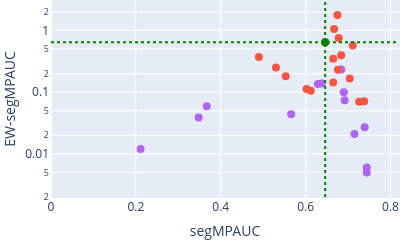

Notebook source saved alongside this figure:
### Code cell
# type scale axes
type_xaxes = 'linear'
type_yaxes = 'log'

# axes labels
x_axes_lab = 'segMPAUC'
y_axes_lab = 'EW-segMPAUC'

# which column to consider for the dataframes
df_x = 'PAUC_all'
df_y = 'ew_pauc'

figure=1
title = f'plots/ew_pauc_ensemble.pdf'
text = 'code'

x_range = [0, 0.82]
y_range = [0.002, 3]

scatter_2024_ensemble_four(df_24_ensemble, df_24_noensemble, df_x, df_y, x_axes_lab, y_axes_lab, text, title, type_xaxes=type_xaxes, type_yaxes=type_yaxes, x_range=x_range, y_range=y_range, save=True, legend=False)

### Figure 1 — Plotly figure (JSON) as saved in the notebook; plotly's stock layout.template omitted (floating-point values rounded to 4 significant figures)
{"data": [{"marker": {"color": "#af64f6", "size": 8}, "mode": "markers", "name": "Ensemble", "text": ["Schmid_CPJKU_task4_4", "Schmid_CPJKU_task4_3", "Nam_KAIST_task4_4", "Nam_KAIST_task4_3", "Chen_NCUT_task4_4", "Kim_GIST-HanwhaVision_task4_4", "Kim_GIST-HanwhaVision_task4_2", "LEE_KT_task4_4", "LEE_KT_task4_3", "XIAO_FMSG-JLESS_task4_4", "Huang_SJTU_task4_2", "Huang_SJTU_task4_1", "Huang_SJTU_task4_3"], "type": "scatter", "x": [0.739, 0.715, 0.744, 0.744, 0.684, 0.638, 0.629, 0.69, 0.692, 0.566, 0.348, 0.367, 0.211], "xaxis": "x", "y": [0.027, 0.021, 0.005, 0.006, 0.234, 0.138, 0.136, 0.1, 0.074, 0.044, 0.039, 0.059, 0.012], "yaxis": "y"}, {"marker": {"color": "#f95543", "size": 8}, "mode": "markers", "name": "Non-Ensemble", "text": ["Schmid_CPJKU_task4_2", "Nam_KAIST_task4_2", "Nam_KAIST_task4_1", "Zhang_BUPT_task4_1", "Kim_GIST-HanwhaVision_task4_1", "Chen_NCUT_task4_3", "Huang_SJTU_task4_4", "Chen_NCUT_task4_1", "Chen_NCUT_task4_2", "LEE_KT_task4_1", "LEE_KT_task4_2", "Baseline 2024", "XIAO_FMSG-JLESS_task4_3", "XIAO_FMSG-JLESS_task4_2", "Lyu_SCUT_task4_2", "Lyu_SCUT_task4_1", "XIAO_FMSG-JLESS_task4_1"], "type": "scatter", "x": [0.711, 0.738, 0.726, 0.704, 0.665, 0.675, 0.678, 0.667, 0.665, 0.684, 0.676, 0.646, 0.553, 0.53, 0.612, 0.602, 0.49], "xaxis": "x", "y": [0.572, 0.071, 0.07, 0.167, 0.144, 1.788, 0.758, 1.055, 0.347, 0.395, 0.23, 0.646, 0.182, 0.252, 0.105, 0.113, 0.372], "yaxis": "y"}, {"marker": {"color": ["green"], "size": 8}, "mode": "markers", "name": "Baseline 2024", "text": ["Baseline 2024"], "type": "scatter", "x": [0.646], "xaxis": "x", "y": [0.646], "yaxis": "y"}], "layout": {"height": 200, "legend": {"x": 0.01, "xanchor": "left", "y": 0.99, "yanchor": "top"}, "margin": {"b": 0, "l": 0, "r": 0, "t": 0}, "shapes": [{"line": {"color": "green", "dash": "dot", "width": 2}, "type": "line", "x0": 0, "x1": 0.82, "xref": "x", "y0": 0.646, "y1": 0.646, "yref": "y"}, {"line": {"color": "green", "dash": "dot", "width": 2}, "type": "line", "x0": 0.646, "x1": 0.646, "xref": "x", "y0": 0.002, "y1": 3, "yref": "y"}], "showlegend": false, "width": 400, "xaxis": {"anchor": "y", "domain": [0, 1], "title": {"text": "segMPAUC"}, "type": "linear"}, "yaxis": {"anchor": "x", "domain": [0, 1], "title": {"text": "EW-segMPAUC"}, "type": "log"}}}
